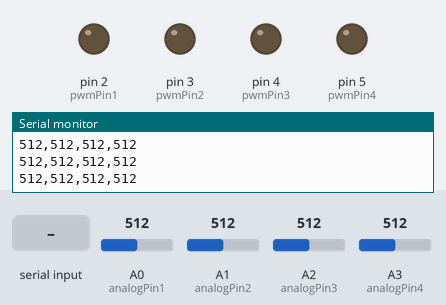
Simulated run of this sketch. Board: Arduino Mega 2560, built with avr-gcc and run on an emulated ATmega2560. On the bench: output pins drawn as LEDs (lit = HIGH), the last lines printed to the serial monitor. The test bench sets the inputs (shaded band); at power-on: A0 (analogPin1) = 512, A1 (analogPin2) = 512, A2 (analogPin3) = 512, A3 (analogPin4) = 512.

Above: at 1.2 s.
1.3 s: "90,45,200\n" received over Serial
At 2.8 s:
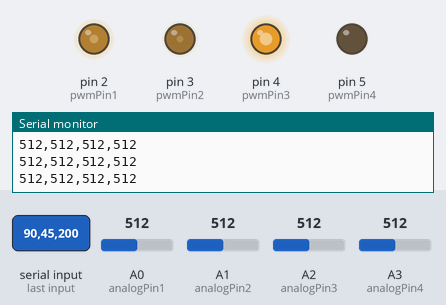
4.0 s: "30,150,10\n" received over Serial
At 6.2 s:
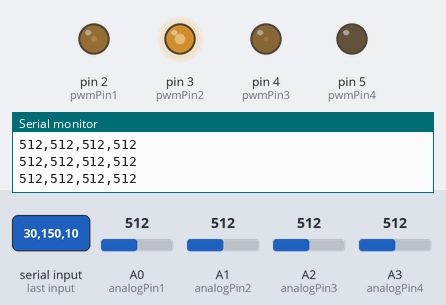
6.6 s: "90,45\n" received over Serial
At 9.1 s:
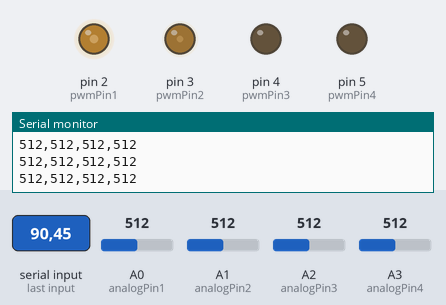
9.6 s: "30,150\n" received over Serial
At 12.4 s:
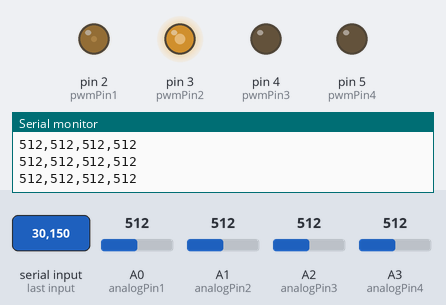
12.6 s: "90,45,200,10\n" received over Serial
At 13.6 s:
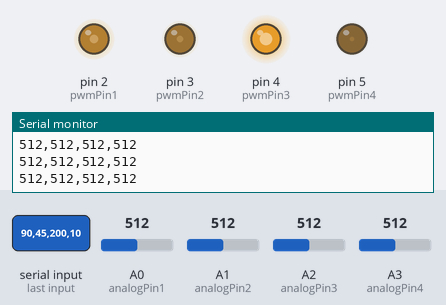
14.2 s: "30,150,10,200\n" received over Serial
At 15.5 s:
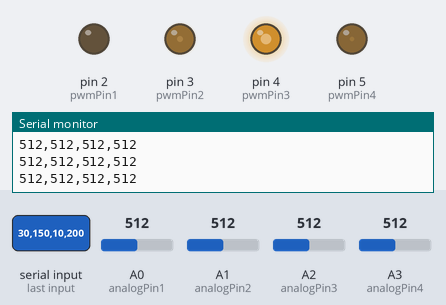
Timing chart, 0 to 19.1 s (numbered marks = the images above; inputs shaded):
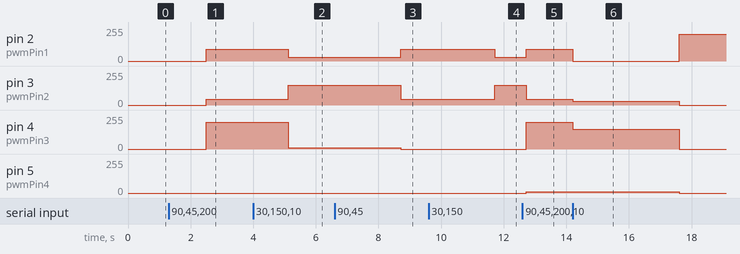

The sketch:

Arduino_PyCharm.ino
```cpp
#include <Arduino.h>

// Program for Arduino Mega 2560 R3
// It can be easily adapted to other Arduino models

const int pwmPin1 = 2;      // PWM pin 1
const int pwmPin2 = 3;      // PWM pin 2
const int pwmPin3 = 4;      // PWM pin 3
const int pwmPin4 = 5;      // PWM pin 4

const int analogPin1 = A0;  // Analog pin 1
const int analogPin2 = A1;  // Analog pin 2
const int analogPin3 = A2;  // Analog pin 3
const int analogPin4 = A3;  // Analog pin 4
const int pwmFrequency = 1500;  // PWM frequency in Hz

int dutyCycle1 = 0;         // Duty cycle for PWM pin 1
int dutyCycle2 = 0;         // Duty cycle for PWM pin 2
int dutyCycle3 = 0;         // Duty cycle for PWM pin 3
int dutyCycle4 = 0;         // Duty cycle for PWM pin 4

void setup() {
  // Set the PWM frequency for pins 2 to 13 (Timer1)
  TCCR1B = (TCCR1B & 0xF8) | 0x01;  // Set Timer1 prescaler to 1 (no prescaling)

  // Set the PWM frequency for pins 44 to 46 (Timer5)
  TCCR5B = (TCCR5B & 0xF8) | 0x01;  // Set Timer5 prescaler to 1 (no prescaling)

  pinMode(pwmPin1, OUTPUT);
  pinMode(pwmPin2, OUTPUT);
  pinMode(pwmPin3, OUTPUT);
  pinMode(pwmPin4, OUTPUT);

  // Initialize serial communication
  Serial.begin(9600);
}

void loop() {
  if (Serial.available() > 0) {
    // Read new duty cycle values from the serial port
    dutyCycle1 = Serial.parseInt();
    dutyCycle2 = Serial.parseInt();
    dutyCycle3 = Serial.parseInt();
    dutyCycle4 = Serial.parseInt();

    // Set the new duty cycles for the PWM pins
    analogWrite(pwmPin1, dutyCycle1);
    analogWrite(pwmPin2, dutyCycle2);
    analogWrite(pwmPin3, dutyCycle3);
    analogWrite(pwmPin4, dutyCycle4);
    delay(100);
  }

  // Read analog values from the analog pins
  int analogValue1 = analogRead(analogPin1);
  int analogValue2 = analogRead(analogPin2);
  int analogValue3 = analogRead(analogPin3);
  int analogValue4 = analogRead(analogPin4);
  delay(100);

  // Send analog values over the serial connection
  Serial.print(analogValue1);
  Serial.print(",");
  Serial.print(analogValue2);
  Serial.print(",");
  Serial.print(analogValue3);
  Serial.print(",");
  Serial.println(analogValue4);
  delay(200);
  }
```

Measured:
- after the input at 1.3 s, pin 2 (pwmPin1): 0/255 → 90/255 after 1.2 s; pin 3 (pwmPin2): 0/255 → 45/255 after 1.2 s; pin 4 (pwmPin3): 0/255 → 200/255 after 1.2 s
- after the input at 4.0 s, pin 2 (pwmPin1): 90/255 → 30/255 after 1.1 s; pin 3 (pwmPin2): 45/255 → 150/255 after 1.1 s; pin 4 (pwmPin3): 200/255 → 10/255 after 1.1 s
- after the input at 6.6 s, pin 2 (pwmPin1): 30/255 → 90/255 after 2.1 s; pin 3 (pwmPin2): 150/255 → 45/255 after 2.1 s; pin 4 (pwmPin3): 10/255 → 0/255 after 2.1 s
- after the input at 9.6 s, pin 2 (pwmPin1): 90/255 → 30/255 after 2.1 s; pin 3 (pwmPin2): 45/255 → 150/255 after 2.1 s
- after the input at 12.6 s, pin 2 (pwmPin1): 30/255 → 90/255 after 0.12 s; pin 3 (pwmPin2): 150/255 → 45/255 after 0.12 s; pin 4 (pwmPin3): 0/255 → 200/255 after 0.12 s; pin 5 (pwmPin4): 0/255 → 10/255 after 0.12 s
- after the input at 14.2 s, pin 2 (pwmPin1): 90/255 → 0/255 after 0.01 s instead of 2.9 s; pin 3 (pwmPin2): 45/255 → 30/255 at once, → 0/255 3.4 s later; pin 4 (pwmPin3): 200/255 → 150/255 at once, → 0/255 3.4 s later; pin 5 (pwmPin4): 10/255 → 0/255 after 3.4 s instead of 2.9 s
